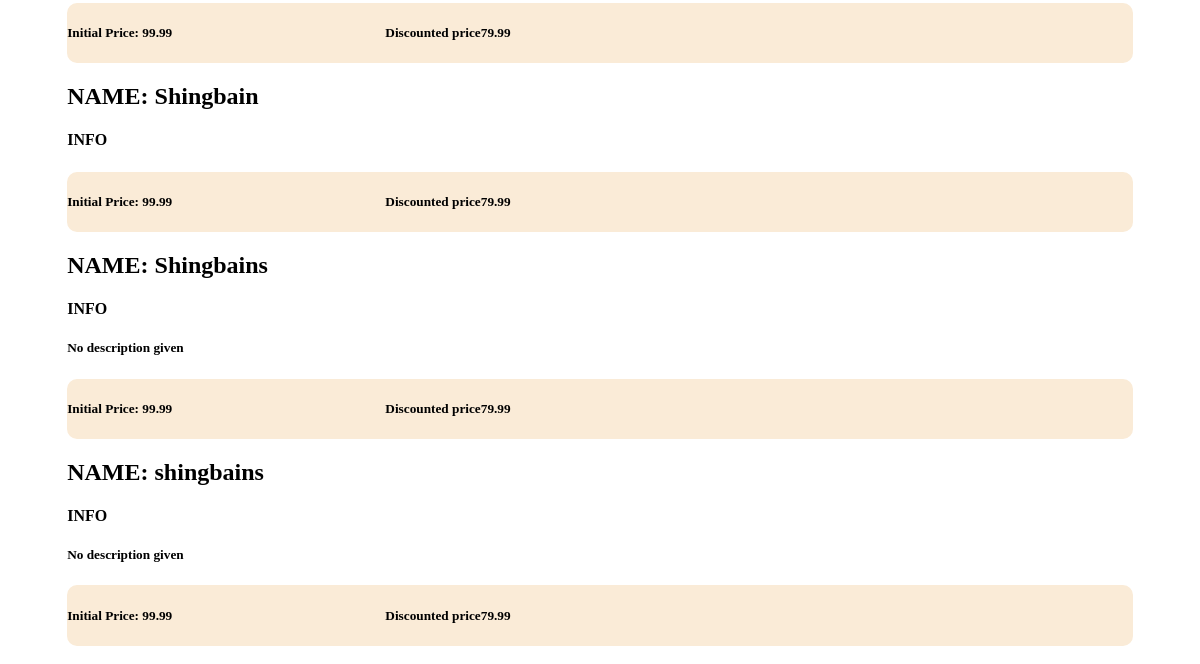
The app's page /api/home/ (lower part), older data.
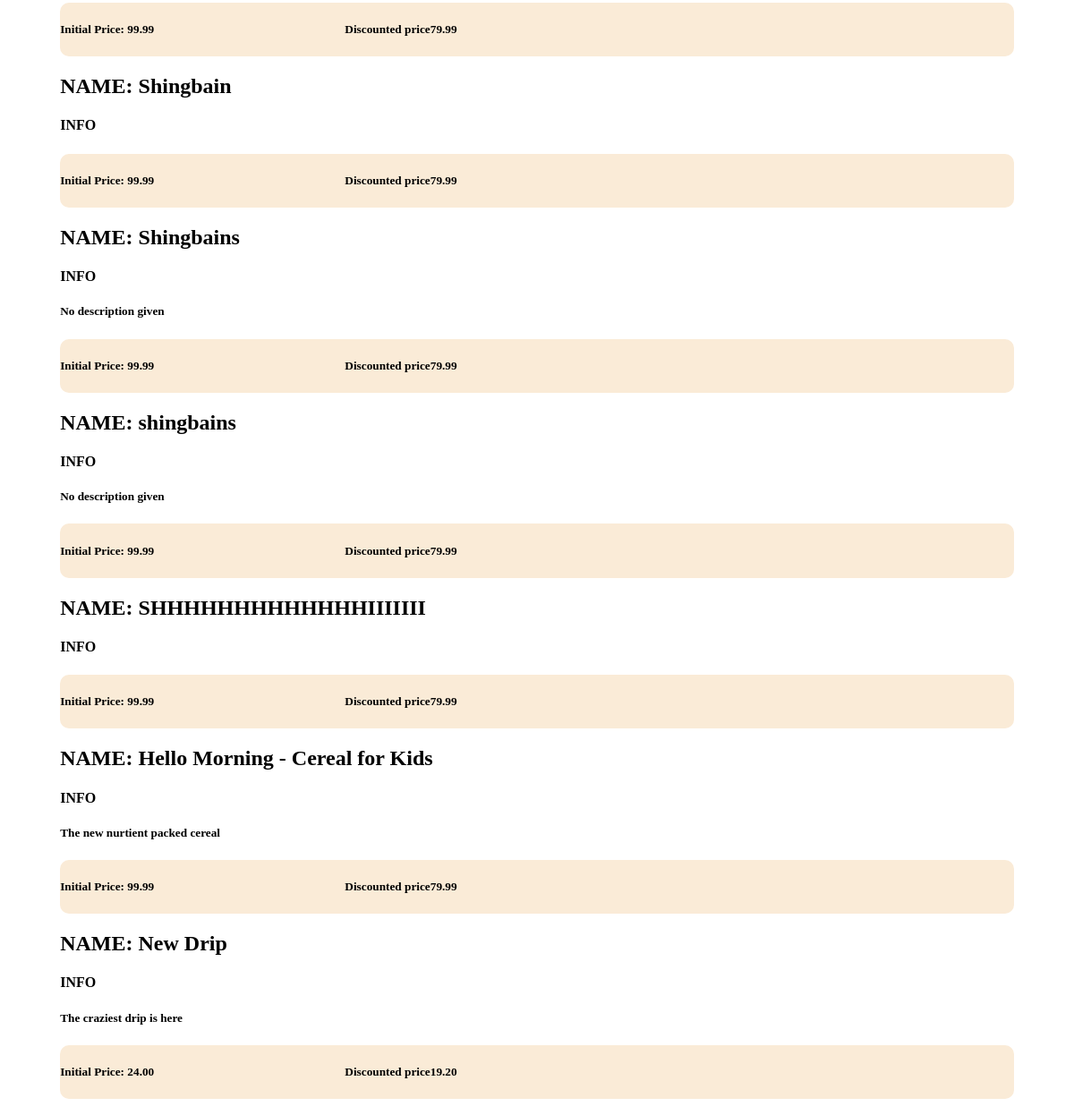
The same page, newer data.
### products/models.py (models this page shows, shortened)
class Product(models.Model):
    user = models.ForeignKey(User, default=1, null=True, on_delete=models.SET_NULL)
    title = models.CharField(max_length=250)
    about = models.TextField(blank=True,null=True)
    price = models.DecimalField(max_digits=15, decimal_places=2,default=99.99)
    @property
    def sale_price(self):
        return '%.2f' %(float(self.price) * 0.8)

### api/views.py (the view)
# urls.py: path('home/',home,name='homepage'),
def home(request):
    products = Product.objects.all()
    return render(request,'api/home.html',{'products':products})

### api/templates/api/home.html (shortened to what this page needs)
<!DOCTYPE html>
<html lang="en">
<head>
</head>
{% block content %}
<body>
    <div style="padding: 10px; margin: auto; width: 90%;">
        <div>
            {% for product in products %}
            <div>
                <h2>NAME: {{ product.title }}</h2>
            </div>
            <div>
                <h4>INFO</h4>
                <h5>{{ product.about }}</h5>
            </div>
            <div style="display: flex; gap: 20%; background-color: antiquewhite; border-radius: 10px;">
                <div><h5>Initial Price: {{ product.price }}</h5></div>
                <div><h5>Discounted price{{ product.sale_price }}</h5></div>
            </div>
            {% endfor %}
        </div>
    </div>
</body>
{% endblock %}
</html>

Row changes from the older to the newer data that the page shows:
added Product: title "SHHHHHHHHHHHHHIIIIIII", price "99.99", sale_price "79.99"
added Product: title "Hello Morning - Cereal for Kids", about "The new nurtient packed cereal", price "99.99", sale_price "79.99"
added Product: title "New Drip", about "The craziest drip is here", price "24.00", sale_price "19.20"
